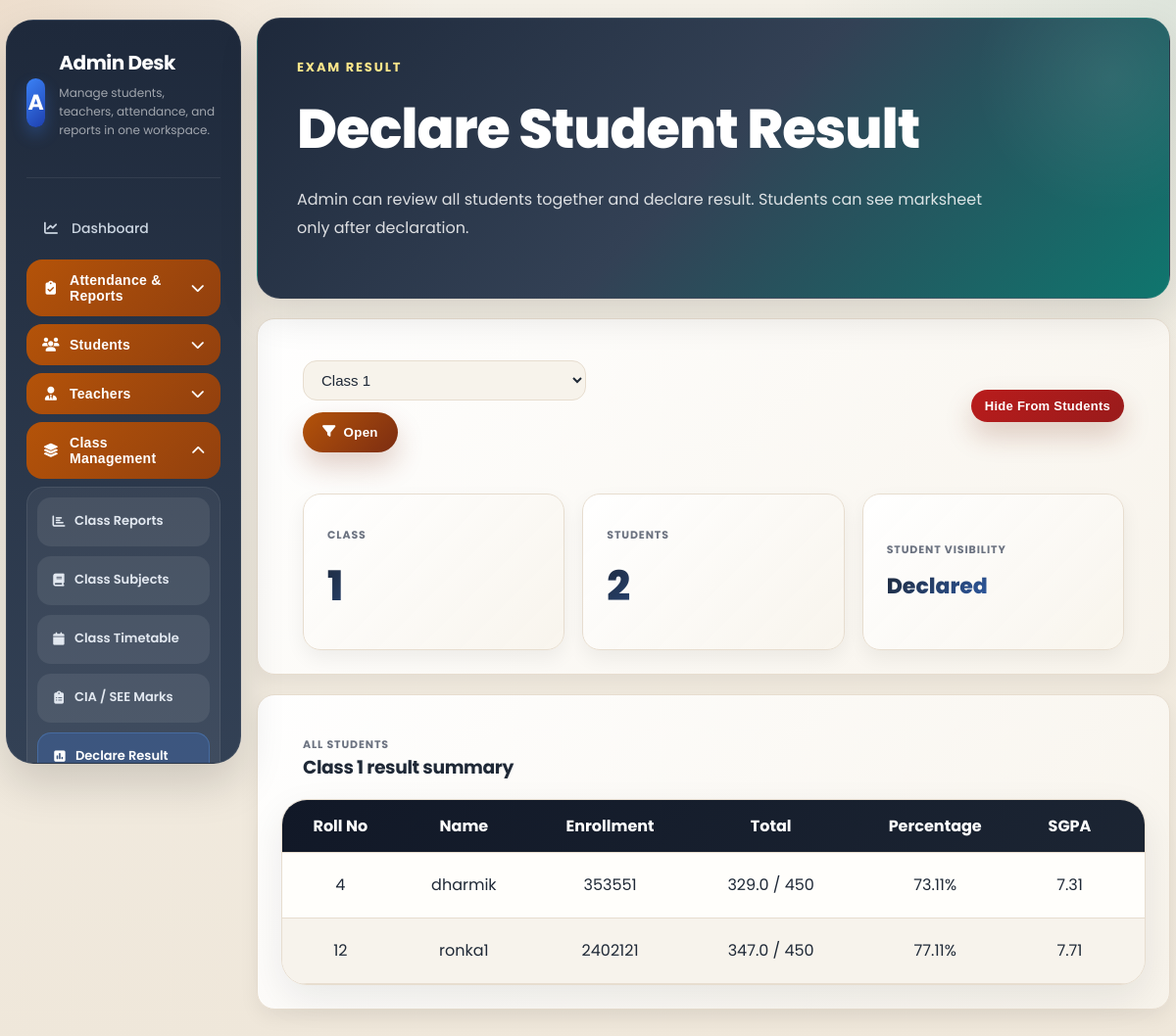
The app's page /admin_results (signed in) with its own data.
### tables this page shows
CREATE TABLE exam_result_declarations(
            id INTEGER PRIMARY KEY AUTOINCREMENT,
            class_num TEXT,
            exam_term TEXT DEFAULT 'Sem - III',
            examination TEXT DEFAULT 'November - 2025',
            programme TEXT DEFAULT 'Bachelor of Computer Application',
            is_declared INTEGER DEFAULT 0,
            declared_by TEXT,
            declared_at TEXT,
            created_at TEXT DEFAULT CURRENT_TIMESTAMP,
            UNIQUE(class_num, exam_term)
        );

CREATE TABLE users(
        id INTEGER PRIMARY KEY AUTOINCREMENT,
        rollno INTEGER,
        username TEXT UNIQUE,
        password TEXT,
        gender TEXT,
        mobile TEXT,
        address TEXT,
        photo TEXT,
        enroll TEXT,
        blood TEXT,
        school TEXT,
        birthdate TEXT
    , role TEXT DEFAULT 'student', class TEXT);

### app.py (the view, shortened to what this page needs)
@app.route("/admin_results", methods=["GET", "POST"])
def admin_results():
    if "user" not in session:
        return redirect("/")
    if session.get("role") != "admin":
        return redirect_for_role(session.get("role"))
    selected_class = request.form.get("class_num") or request.args.get("class_num") or "1"
    message = ""
    with db() as con:
        classes = con.execute(
            "SELECT DISTINCT class FROM users WHERE role='student' AND class IS NOT NULL AND class!='' ORDER BY CAST(class AS INTEGER), class"
        ).fetchall()
        students = con.execute(
            """
            SELECT *
            FROM users
            WHERE role='student' AND class=?
            ORDER BY rollno, username
            """,
            (str(selected_class),)
        ).fetchall()
        declaration = get_result_declaration(con, selected_class)
        summaries = []
        for student in students:
            result_data = build_student_result(con, student)
            summaries.append({
                "student": student,
                "earned": result_data["earned"],
                "maximum": result_data["maximum"],
                "percentage": result_data["percentage"],
                "sgpa": result_data["sgpa"],
                "status": result_data["status"],
            })
    return render_template(
        "admin/results.html",
        selected_class=selected_class,
        classes=[row["class"] for row in classes] or [str(i) for i in range(1, 13)],
        declaration=declaration,
        summaries=summaries,
        message=message,
    )

### app.py (called while the page is built, shortened)
def db():
    con = sqlite3.connect(app.config["DATABASE_PATH"])
    con.row_factory = sqlite3.Row
    return con

def get_result_declaration(con, class_num, exam_term="Sem - III"):
    row = con.execute(
        """
        SELECT *
        FROM exam_result_declarations
        WHERE class_num=? AND exam_term=?
        """,
        (str(class_num or ""), exam_term)
    ).fetchone()
    if row:
        return row

### templates/admin/results.html (shortened to what this page needs)
<!DOCTYPE html>
<html lang="en">
<head>
    <link rel="stylesheet" href="https://cdnjs.cloudflare.com/ajax/libs/font-awesome/6.5.2/css/all.min.css">
    <link rel="stylesheet" href="{{ url_for('static', filename='style.css') }}">
</head>
<body>
    <div class="app-layout">
        {% include "admin/_sidebar.html" %}
        <main class="app-main">
            <section class="dashboard-hero">
                <div class="section-title" style="color:#fde68a;">Exam Result</div>
                <h1 style="margin:0;">Declare Student Result</h1>
                <p>Admin can review all students together and declare result. Students can see marksheet only after declaration.</p>
            </section>
            <section class="dashboard-mini-card" style="margin-top:20px;">
                <div class="table-toolbar">
                    <form method="get" class="toolbar-inline">
                        <select name="class_num" class="mini-input">
                            {% for class_num in classes %}
                            <option value="{{ class_num }}" {% if class_num|string == selected_class|string %}selected{% endif %}>Class {{ class_num }}</option>
                            {% endfor %}
                        </select>
                        <button type="submit" class="primary-link"><i class="fa-solid fa-filter"></i> Open</button>
                    </form>
                    <form method="post" class="toolbar-inline">
                        {% if declaration and declaration.is_declared %}
                        <button type="submit" class="btn-delete">Hide From Students</button>
                        {% else %}
                        <input type="hidden" name="action" value="declare">
                        <button type="submit" class="primary-link">Declare Result</button>
                        {% endif %}
                    </form>
                </div>
                <div class="dashboard-stat-grid" style="padding:18px 22px 0;">
                    <div class="dashboard-stat-card">
                        <div class="label">Class</div>
                        <div class="value">{{ selected_class }}</div>
                    </div>
                    <div class="dashboard-stat-card">
                        <div class="label">Students</div>
                        <div class="value">{{ summaries|length }}</div>
                    </div>
                    <div class="dashboard-stat-card">
                        <div class="label">Student Visibility</div>
                        <div class="value" style="font-size:22px;">{{ "Declared" if declaration and declaration.is_declared else "Hidden" }}</div>
                    </div>
                </div>
            </section>
            <section class="dashboard-mini-card" style="margin-top:20px;">
                <div class="table-toolbar">
                    <div>
                        <div class="label">All Students</div>
                        <h3>Class {{ selected_class }} result summary</h3>
                    </div>
                </div>
                <div class="table-shell table-shell--scroll" style="margin-top:18px;">
                    <table>
                        <thead>
                            <tr>
                                <th>Roll No</th>
                                <th>Name</th>
                                <th>Enrollment</th>
                                <th>Total</th>
                                <th>Percentage</th>
                                <th>SGPA</th>
                                <th>Status</th>
                            </tr>
                        </thead>
                        <tbody>
                            {% for item in summaries %}
                            <tr>
                                <td>{{ item.student.rollno or '-' }}</td>
                                <td>{{ item.student.username }}</td>
                                <td>{{ item.student.enroll or '-' }}</td>
                                <td>{{ item.earned|round(1) }} / {{ item.maximum|round(0)|int }}</td>
                                <td>{{ item.percentage }}%</td>
                                <td>{{ item.sgpa }}</td>
                                <td><span class="status-pill status-pill--{{ 'approved' if item.status == 'PASS' else 'pending' }}">{{ item.status }}</span></td>
                            </tr>
                            {% else %}
                            <tr><td colspan="8" class="empty-copy">No students found for this class.</td></tr>
                            {% endfor %}
                        </tbody>
                    </table>
                </div>
            </section>
        </main>
    </div>
</body>
</html>

### records on screen
exam_result_declarations: is_declared "Declared"
users: student "4", student.username "dharmik", student "353551"
users: student "12", student.username "ronka1", student "2402121"

### other values on screen
{{ selected_class }} "1"
{{ summaries|length }} "2"
{{ item.earned|round(1) }} "329.0" "347.0"
{{ item.maximum|round(0)|int }} "450" "450"
{{ item.percentage }} "73.11" "77.11"
{{ item.sgpa }} "7.31" "7.71"
